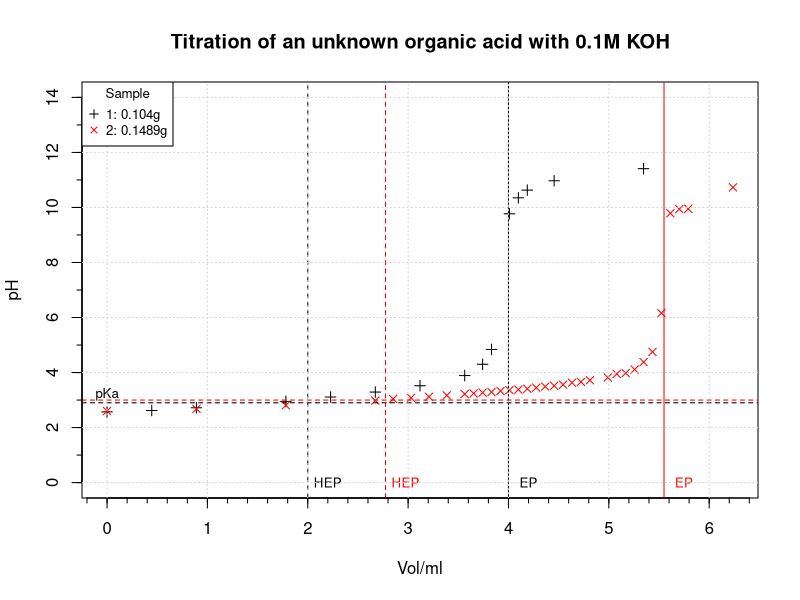

The R source for this figure:
rm(list=ls()) 


library(data.table)
#File format is:
# V_1;pH_1;V0_1;m_1;V_2;pH_2;V0_2;m_2

data = read.csv("Data/2.4.4.csv",sep=";")

#We adjust the molarity of KOH to match the volume it would have had if it was 0.1 molar
KOH_factor = 0.891 


#TODO: correct for mass difference
Vol_1 = data$V_1 - data$V0_1[1]
Vol_2 = data$V_2- data$V0_2[1]
Vol_1 = Vol_1*KOH_factor
Vol_2 = Vol_2*KOH_factor

plot(Vol_1,data$pH_1, xlab = "Vol/ml", ylab = "pH", pch=3, ylim = c(0,14), xlim = c(0,max(c(Vol_1,Vol_2),na.rm = 1)), main = "Titration of an unknown organic acid with 0.1M KOH")
points(Vol_2 ,data$pH_2, pch = 4,col = "red")

jmp_1 = 4
jmp_2 = 5.55
abline(v = jmp_1)
text(jmp_1 + 0.2,0,"EP",cex =.8)
abline(v = jmp_2,col = "red")
text(jmp_2+0.2,0,"EP",col = "red",cex =.8)

abline(v = jmp_1/2, h = 2.9, lty = 2)
text(jmp_1/2+0.2,0,"HEP",cex =.8)

abline(v = jmp_2/2, h = 3,col = "red", lty = 2)
text(jmp_2/2+0.2,0,"HEP",col = "red",cex =.8)

text(0, 3+.2,"pKa",cex =.8)


library(Hmisc)
minor.tick(nx=5, ny=2, tick.ratio=.5)
grid()

legend("topleft",legend = c("1: 0.104g", "2: 0.1489g"), title = "Sample", pch=3:4, col = c("black", "red"),cex = 0.8)


 print(data$m_1[1]/(jmp_1*KOH_factor*0.1)*1000)
 print(data$m_2[1]/(jmp_2*KOH_factor*0.1)*1000)
